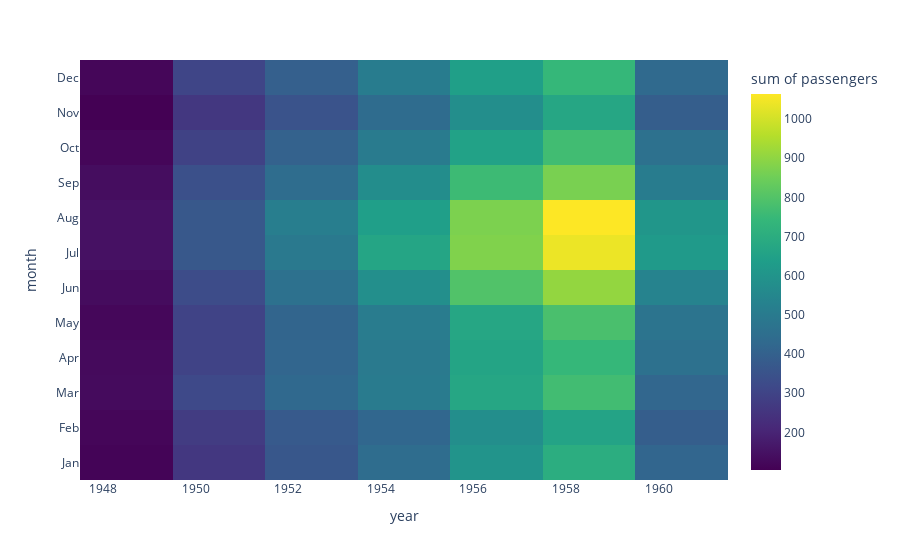

Source (notebook cell):
### Code cell
fig = px.density_heatmap(flights, x='year', y='month', z='passengers',
color_continuous_scale='Viridis')
fig

### Figure 1 — Plotly figure (JSON) as saved in the notebook; plotly's stock layout.template omitted (floating-point values rounded to 4 significant figures; data arrays with more than 128 entries replaced by an {"elided": "..."} marker saying what was removed)
{"data": [{"coloraxis": "coloraxis", "histfunc": "sum", "hovertemplate": "year=%{x}<br>month=%{y}<br>sum of passengers=%{z}<extra></extra>", "name": "", "type": "histogram2d", "x": {"elided": "144 int values"}, "xaxis": "x", "xbingroup": "x", "y": {"elided": "144 str values"}, "yaxis": "y", "ybingroup": "y", "z": {"elided": "144 int values"}}], "layout": {"coloraxis": {"colorbar": {"title": {"text": "sum of passengers"}}, "colorscale": [[0, "#440154"], [0.1111, "#482878"], [0.2222, "#3e4989"], [0.3333, "#31688e"], [0.4444, "#26828e"], [0.5556, "#1f9e89"], [0.6667, "#35b779"], [0.7778, "#6ece58"], [0.8889, "#b5de2b"], [1, "#fde725"]]}, "legend": {"tracegroupgap": 0}, "margin": {"t": 60}, "xaxis": {"anchor": "y", "domain": [0, 1], "title": {"text": "year"}}, "yaxis": {"anchor": "x", "domain": [0, 1], "title": {"text": "month"}}}}
